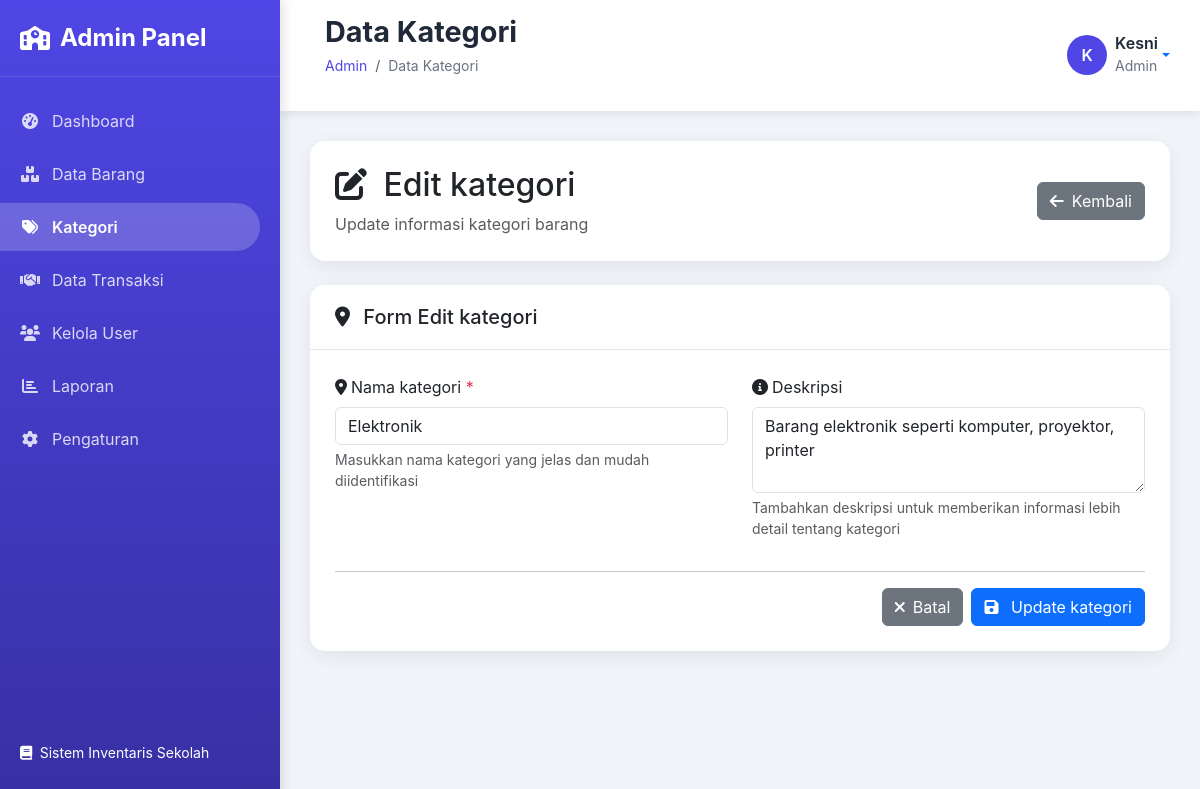
Screenshot of /admin/kategori/index.php?action=edit&id=2 (signed in) with the database file from the repository.
### tables this page shows
CREATE TABLE `kategori` (
  `id` int(11) NOT NULL,
  `nama_kategori` varchar(100) NOT NULL,
  `deskripsi` text DEFAULT NULL,
  `created_at` timestamp NULL DEFAULT current_timestamp(),
  `updated_at` timestamp NULL DEFAULT current_timestamp() ON UPDATE current_timestamp()
);

### admin/kategori/form.php (the view, shortened to what this page needs)
<?php
require_once '../includes/header.php';
$action = $_GET['action'] ?? 'add';
$kategori_id = $_GET['id'] ?? null;
$kategori = null;
if ($action == 'edit' && $kategori_id) {
    try {
        $pdo = new PDO("mysql:host=localhost;dbname=inventaris_sekolah", "root", "");
        $pdo->setAttribute(PDO::ATTR_ERRMODE, PDO::ERRMODE_EXCEPTION);
        $stmt = $pdo->prepare("SELECT * FROM kategori WHERE id = ?");
        $stmt->execute([$kategori_id]);
        $kategori = $stmt->fetch(PDO::FETCH_ASSOC);
    } catch (Exception $e) {
        $error = 'Terjadi kesalahan sistem!';
    }
}
?>
<div class="row mb-4">
    <div class="col-12">
        <div class="card">
            <div class="card-body">
                <div class="row align-items-center">
                    <div class="col-md-8">
                        <h2 class="mb-2">
                            <i class="fas fa-<?= $action == 'edit' ? 'edit' : 'plus' ?> me-2"></i>
                            <?= $action == 'edit' ? 'Edit kategori' : 'Tambah Kategori Baru' ?>
                        </h2>
                        <p class="text-muted mb-0">
                            <?= $action == 'edit' ? 'Update informasi kategori barang' : 'Tambahkan kategori baru untuk barang inventaris' ?>
                        </p>
                    </div>
                    <div class="col-md-4 text-md-end">
                        <a href="index.php" class="btn btn-secondary">
                            <i class="fas fa-arrow-left me-2"></i>Kembali
                        </a>
                    </div>
                </div>
            </div>
        </div>
    </div>
</div>
<div class="row">
    <div class="col-12">
        <div class="card">
            <div class="card-header">
                <h5 class="mb-0">
                    <i class="fas fa-map-marker-alt me-2"></i>
                    Form <?= $action == 'edit' ? 'Edit' : 'Tambah' ?> kategori
                </h5>
            </div>
            <div class="card-body">
                <form method="POST" action="" id="kategoriForm">
                    <div class="row">
                        <div class="col-md-6">
                            <div class="mb-3">
                                <label for="nama_kategori" class="form-label">
                                    <i class="fas fa-map-marker-alt me-1"></i>Nama kategori <span class="text-danger">*</span>
                                </label>
                                <input type="text" class="form-control" id="nama_kategori" name="nama_kategori"
                                    placeholder="Contoh: ATK, Elektronik, Furniture"
                                    value="<?= htmlspecialchars($kategori['nama_kategori'] ?? '') ?>" required>
                                <div class="form-text">
                                    Masukkan nama kategori yang jelas dan mudah diidentifikasi
                                </div>
                            </div>
                        </div>
                        <div class="col-md-6">
                            <div class="mb-3">
                                <label for="deskripsi" class="form-label">
                                    <i class="fas fa-info-circle me-1"></i>Deskripsi
                                </label>
                                <textarea class="form-control" id="deskripsi" name="deskripsi" rows="3"
                                    placeholder="Deskripsi kategori (opsional)"><?= htmlspecialchars($kategori['deskripsi'] ?? '') ?></textarea>
                                <div class="form-text">
                                    Tambahkan deskripsi untuk memberikan informasi lebih detail tentang kategori
                                </div>
                            </div>
                        </div>
                    </div>
                    <hr>
                    <div class="row">
                        <div class="col-12">
                            <div class="d-flex gap-2 justify-content-end">
                                <a href="index.php" class="btn btn-secondary">
                                    <i class="fas fa-times me-2"></i>Batal
                                </a>
                                <button type="submit" class="btn btn-primary" id="submitBtn">
                                    <i class="fas fa-save me-2"></i>
                                    <?= $action == 'edit' ? 'Update kategori' : 'Simpan kategori' ?>
                                </button>
                            </div>
                        </div>
                    </div>
                </form>
            </div>
        </div>
    </div>
</div>
<?php require_once '../includes/footer.php'; ?>

### admin/includes/header.php (style rules this page uses)
:root { --primary-color: #4f46e5; --primary-dark: #3730a3; --secondary-color: #7c3aed; --success-color: #10b981; --warning-color: #f59e0b; --danger-color: #ef4444; --dark-color: #1f2937; --light-color: #f8fafc; --gray-color: #6b7280; --sidebar-width: 280px; --header-height: 70px; }
* { margin: 0; padding: 0; box-sizing: border-box; }
body { font-family: 'Inter', -apple-system, BlinkMacSystemFont, 'Segoe UI', Roboto, sans-serif; background: #f1f5f9; overflow-x: hidden; }
.card { border: none; border-radius: 15px; box-shadow: 0 5px 20px rgba(0, 0, 0, 0.08); transition: all 0.3s ease; }
.card-header { background: white; border-bottom: 1px solid #e5e7eb; border-radius: 15px 15px 0 0 !important; padding: 20px 25px; }
.card-body { padding: 25px; }

### rows the page displays
kategori: nama_kategori "Elektronik", deskripsi "Barang elektronik seperti komputer, proyektor, printer"

### other values shown
$page_title "Data Kategori"
substr($user_name, 0, 1) "K"
$user_name "Kesni"
$user_role "Admin"
